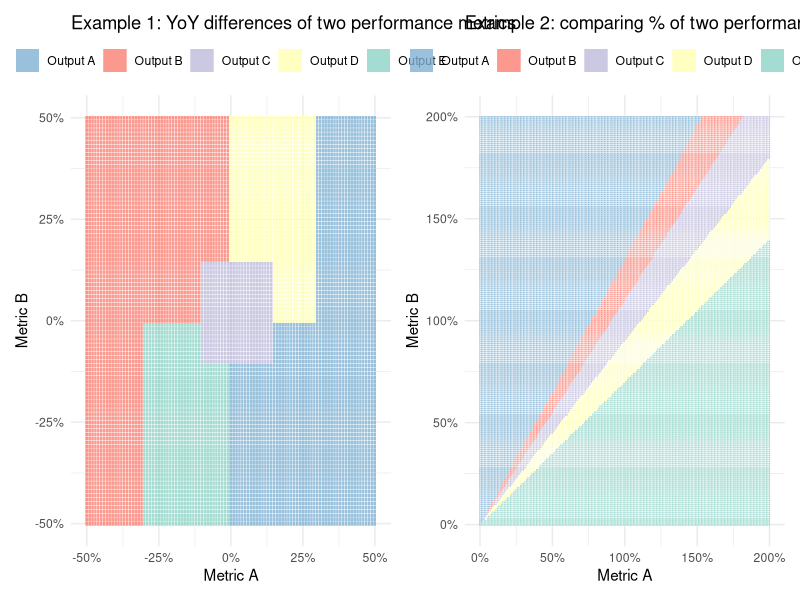

The R script that drew this image:

# AUTHOR: https://twitter.com/Eeysirhc
# DATE WRITTEN: 2020-04-22
# ARTICLE: TBD

# DESCRIPTION
# EXAMPLE ON HOW TO VISUALIZE SYSTEM OUTPUTS WITH DECISION GRIDS

# LOAD LIBRARIES
library(tidyverse)
library(scales)
library(patchwork)


# PLOTTING FUNCTION
decision_plot <- function(df){
  
  decision_tile <- ggplot(data = df, aes(metric_a, metric_b, fill = value)) +
    geom_tile(color = 'white', alpha = 0.8) +
    scale_fill_brewer(palette = 'Set3', direction = -1) +
    scale_x_continuous(labels = percent_format(round(1))) +
    scale_y_continuous(labels = percent_format(round(1))) +
    theme_minimal() +
    theme(legend.position = 'top')
  
  return(decision_tile)
}


# EXAMPLE 1: COMPARING YOY DIFFERENCES
df1 <- as_tibble(expand.grid(metric_a = seq(-.50, .50, .01), 
                            metric_b = seq(-.50, .50, .01)))

df1 <- df1 %>% 
  mutate(value = case_when(metric_a >= .30 ~ 'Output A',
                           metric_a < -.30 ~ 'Output B',
                           metric_a >= -.10 & metric_b >= -.10 
                           & metric_a < .15 & metric_b < .15 ~ 'Output C',
                           metric_a >= 0 & metric_a < 0.30 & metric_b < 0 ~ 'Output A',
                           metric_a >= -.30 & metric_a < 0 & metric_b >= 0 ~ 'Output B',
                           metric_a >= 0 & metric_a < 0.30 & metric_b >= 0 ~ 'Output D',
                           metric_a < 0 & metric_a >= -.30 & metric_b < 0 ~ 'Output E'))

p1 <- df1 %>% 
  decision_plot +
  labs(x = "Metric A", y = "Metric B", fill = NULL, 
       title = "Example 1: YoY differences of two performance metrics") 
  


# EXAMPLE 2: COMPARING RAW % BETWEEN METRICS
df2 <- as_tibble(expand.grid(metric_a = seq(0, 2, .01), 
                           metric_b = seq(0, 2, .01)))

df2 <- df2 %>% 
  mutate(value = case_when(metric_b >= metric_a*1.3 ~ 'Output A',
                           metric_b >= metric_a*1.1 & metric_b < metric_a*1.3 ~ 'Output B',
                           metric_b >= metric_a*0.7 & metric_b < metric_a*0.90 ~ 'Output D',
                           metric_b < metric_a*0.7 ~ 'Output E',
                           TRUE ~ 'Output C'))

p2 <- df2 %>% 
  decision_plot +
  labs(x = "Metric A", y = "Metric B", fill = NULL,
       title = "Example 2: comparing % of two performance metrics") 



# PLOT CHARTS
p1 + p2




